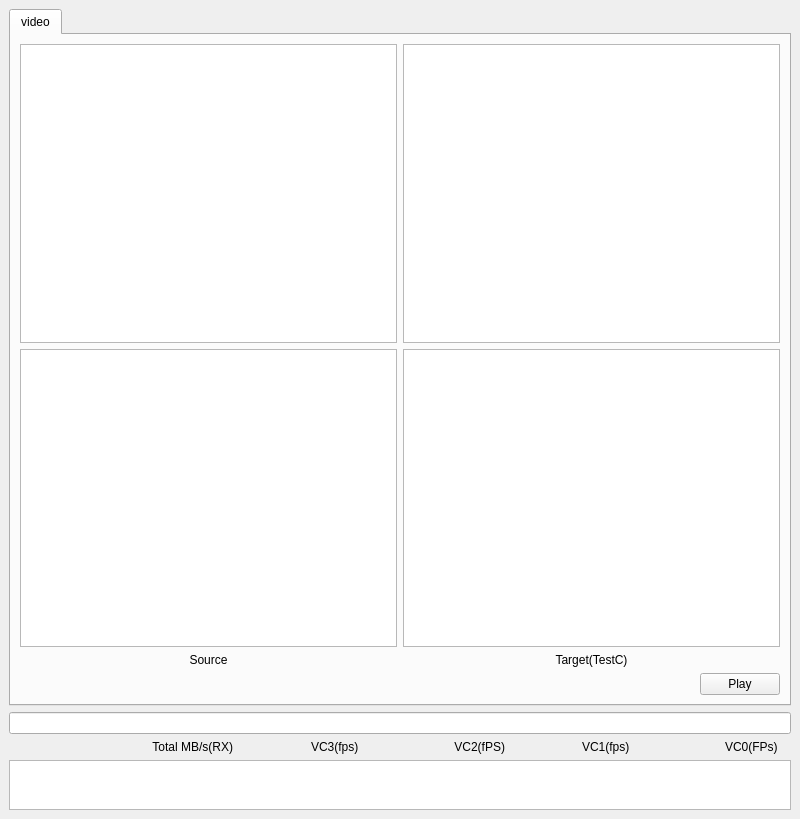
<?xml version="1.0" encoding="UTF-8"?>
<ui version="4.0">
 <class>MainWindow</class>
 <widget class="QMainWindow" name="MainWindow">
  <property name="geometry">
   <rect>
    <x>0</x>
    <y>0</y>
    <width>800</width>
    <height>819</height>
   </rect>
  </property>
  <property name="windowTitle">
   <string>VideoGrabber</string>
  </property>
  <widget class="QWidget" name="centralwidget">
   <layout class="QVBoxLayout" name="verticalLayout_2">
    <item>
     <widget class="QTabWidget" name="tabWidget">
      <property name="currentIndex">
       <number>0</number>
      </property>
      <widget class="QWidget" name="tab_4">
       <attribute name="title">
        <string>video</string>
       </attribute>
       <layout class="QVBoxLayout" name="verticalLayout_4">
        <item>
         <layout class="QHBoxLayout" name="vr">
          <item>
           <widget class="QGraphicsView" name="gv_vc0"/>
          </item>
          <item>
           <widget class="QGraphicsView" name="gv_vc1"/>
          </item>
         </layout>
        </item>
        <item>
         <layout class="QHBoxLayout" name="vr_2">
          <item>
           <widget class="QGraphicsView" name="gv_vc3"/>
          </item>
          <item>
           <widget class="QGraphicsView" name="gv_vc2"/>
          </item>
         </layout>
        </item>
        <item>
         <layout class="QHBoxLayout" name="horizontalLayout_9">
          <item>
           <widget class="QLabel" name="label_18">
            <property name="text">
             <string>Source</string>
            </property>
            <property name="alignment">
             <set>Qt::AlignCenter</set>
            </property>
           </widget>
          </item>
          <item>
           <widget class="QLabel" name="label_33">
            <property name="text">
             <string>Target(TestC)</string>
            </property>
            <property name="alignment">
             <set>Qt::AlignCenter</set>
            </property>
           </widget>
          </item>
         </layout>
        </item>
        <item>
         <layout class="QHBoxLayout" name="horizontalLayout_8">
          <property name="topMargin">
           <number>0</number>
          </property>
          <item>
           <spacer name="horizontalSpacer">
            <property name="orientation">
             <enum>Qt::Horizontal</enum>
            </property>
            <property name="sizeHint" stdset="0">
             <size>
              <width>40</width>
              <height>20</height>
             </size>
            </property>
           </spacer>
          </item>
          <item>
           <widget class="QLabel" name="reg_l_addr">
            <property name="text">
             <string/>
            </property>
           </widget>
          </item>
          <item>
           <widget class="QPushButton" name="video_play">
            <property name="sizePolicy">
             <sizepolicy hsizetype="Fixed" vsizetype="Fixed">
              <horstretch>0</horstretch>
              <verstretch>0</verstretch>
             </sizepolicy>
            </property>
            <property name="text">
             <string>Play</string>
            </property>
           </widget>
          </item>
         </layout>
        </item>
       </layout>
      </widget>
     </widget>
    </item>
    <item>
     <widget class="QLineEdit" name="last_time"/>
    </item>
    <item>
     <layout class="QHBoxLayout" name="horizontalLayout_3">
      <item>
       <widget class="QLabel" name="tx_lcd">
        <property name="text">
         <string/>
        </property>
        <property name="alignment">
         <set>Qt::AlignRight|Qt::AlignTrailing|Qt::AlignVCenter</set>
        </property>
       </widget>
      </item>
      <item>
       <widget class="QLabel" name="rx_lcd">
        <property name="text">
         <string/>
        </property>
        <property name="alignment">
         <set>Qt::AlignRight|Qt::AlignTrailing|Qt::AlignVCenter</set>
        </property>
       </widget>
      </item>
      <item>
       <widget class="QLabel" name="label_26">
        <property name="sizePolicy">
         <sizepolicy hsizetype="Fixed" vsizetype="Fixed">
          <horstretch>0</horstretch>
          <verstretch>0</verstretch>
         </sizepolicy>
        </property>
        <property name="text">
         <string>Total MB/s(RX)</string>
        </property>
        <property name="alignment">
         <set>Qt::AlignRight|Qt::AlignTrailing|Qt::AlignVCenter</set>
        </property>
       </widget>
      </item>
      <item>
       <widget class="QLabel" name="vc3_lcd">
        <property name="text">
         <string/>
        </property>
        <property name="alignment">
         <set>Qt::AlignRight|Qt::AlignTrailing|Qt::AlignVCenter</set>
        </property>
       </widget>
      </item>
      <item>
       <widget class="QLabel" name="label">
        <property name="text">
         <string>VC3(fps)</string>
        </property>
       </widget>
      </item>
      <item>
       <widget class="QLabel" name="vc2_lcd">
        <property name="text">
         <string/>
        </property>
        <property name="alignment">
         <set>Qt::AlignRight|Qt::AlignTrailing|Qt::AlignVCenter</set>
        </property>
       </widget>
      </item>
      <item>
       <widget class="QLabel" name="label_27">
        <property name="sizePolicy">
         <sizepolicy hsizetype="Fixed" vsizetype="Fixed">
          <horstretch>0</horstretch>
          <verstretch>0</verstretch>
         </sizepolicy>
        </property>
        <property name="text">
         <string>VC2(fPS)</string>
        </property>
        <property name="alignment">
         <set>Qt::AlignRight|Qt::AlignTrailing|Qt::AlignVCenter</set>
        </property>
       </widget>
      </item>
      <item>
       <widget class="QLabel" name="vc1_lcd">
        <property name="text">
         <string/>
        </property>
        <property name="alignment">
         <set>Qt::AlignRight|Qt::AlignTrailing|Qt::AlignVCenter</set>
        </property>
       </widget>
      </item>
      <item>
       <widget class="QLabel" name="label_3">
        <property name="text">
         <string>VC1(fps)</string>
        </property>
       </widget>
      </item>
      <item>
       <widget class="QLabel" name="vc0_lcd">
        <property name="layoutDirection">
         <enum>Qt::LeftToRight</enum>
        </property>
        <property name="text">
         <string/>
        </property>
        <property name="alignment">
         <set>Qt::AlignRight|Qt::AlignTrailing|Qt::AlignVCenter</set>
        </property>
       </widget>
      </item>
      <item>
       <widget class="QLabel" name="label_2">
        <property name="text">
         <string>VC0(FPs)</string>
        </property>
       </widget>
      </item>
     </layout>
    </item>
    <item alignment="Qt::AlignTop">
     <widget class="QTextBrowser" name="log_window">
      <property name="maximumSize">
       <size>
        <width>16777215</width>
        <height>50</height>
       </size>
      </property>
     </widget>
    </item>
   </layout>
  </widget>
  <widget class="QMenuBar" name="menubar">
   <property name="geometry">
    <rect>
     <x>0</x>
     <y>0</y>
     <width>800</width>
     <height>23</height>
    </rect>
   </property>
  </widget>
 </widget>
 <resources/>
 <connections/>
</ui>
